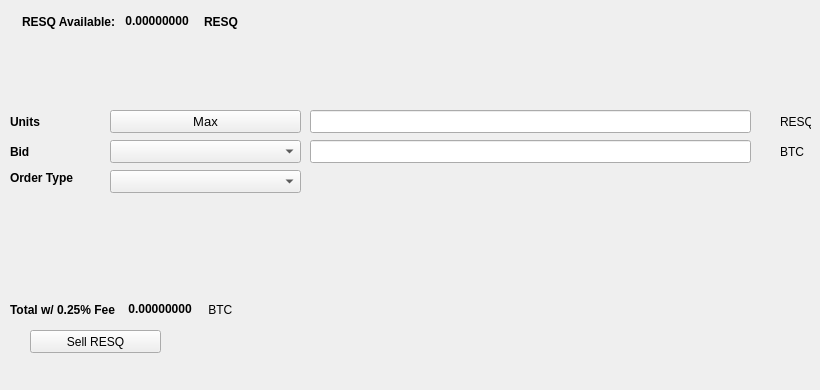
   <widget class="QWidget" name="SellTab">
    <attribute name="title">
     <string>Sell</string>
    </attribute>
    <widget class="QLabel" name="label_16">
     <property name="geometry">
      <rect>
       <x>780</x>
       <y>140</y>
       <width>31</width>
       <height>23</height>
      </rect>
     </property>
     <property name="text">
      <string>BTC</string>
     </property>
    </widget>
    <widget class="QComboBox" name="SellBidcomboBox">
     <property name="geometry">
      <rect>
       <x>110</x>
       <y>140</y>
       <width>191</width>
       <height>23</height>
      </rect>
     </property>
     <property name="font">
      <font>
       <pointsize>10</pointsize>
      </font>
     </property>
    </widget>
    <widget class="QLabel" name="label_18">
     <property name="geometry">
      <rect>
       <x>10</x>
       <y>110</y>
       <width>46</width>
       <height>23</height>
      </rect>
     </property>
     <property name="font">
      <font>
       <weight>75</weight>
       <bold>true</bold>
      </font>
     </property>
     <property name="text">
      <string>Units</string>
     </property>
    </widget>
    <widget class="QPushButton" name="Sell_Max_Amount">
     <property name="geometry">
      <rect>
       <x>110</x>
       <y>110</y>
       <width>191</width>
       <height>23</height>
      </rect>
     </property>
     <property name="font">
      <font>
       <pointsize>10</pointsize>
      </font>
     </property>
     <property name="text">
      <string>Max</string>
     </property>
    </widget>
    <widget class="QLabel" name="label_20">
     <property name="geometry">
      <rect>
       <x>10</x>
       <y>170</y>
       <width>91</width>
       <height>16</height>
      </rect>
     </property>
     <property name="font">
      <font>
       <weight>75</weight>
       <bold>true</bold>
      </font>
     </property>
     <property name="text">
      <string>Order Type</string>
     </property>
    </widget>
    <widget class="QComboBox" name="SellOrdertypeCombo">
     <property name="geometry">
      <rect>
       <x>110</x>
       <y>170</y>
       <width>191</width>
       <height>23</height>
      </rect>
     </property>
     <property name="font">
      <font>
       <pointsize>10</pointsize>
      </font>
     </property>
    </widget>
    <widget class="QLabel" name="label_21">
     <property name="geometry">
      <rect>
       <x>10</x>
       <y>140</y>
       <width>46</width>
       <height>23</height>
      </rect>
     </property>
     <property name="font">
      <font>
       <weight>75</weight>
       <bold>true</bold>
      </font>
     </property>
     <property name="text">
      <string>Bid</string>
     </property>
    </widget>
    <widget class="QLabel" name="label_22">
     <property name="geometry">
      <rect>
       <x>780</x>
       <y>110</y>
       <width>31</width>
       <height>23</height>
      </rect>
     </property>
     <property name="text">
      <string>RESQ</string>
     </property>
    </widget>
    <widget class="QLineEdit" name="UnitsInputRESQ">
     <property name="geometry">
      <rect>
       <x>310</x>
       <y>110</y>
       <width>441</width>
       <height>23</height>
      </rect>
     </property>
     <property name="font">
      <font>
       <pointsize>9</pointsize>
       <weight>75</weight>
       <bold>true</bold>
      </font>
     </property>
    </widget>
    <widget class="QLineEdit" name="SellBidPriceEdit">
     <property name="geometry">
      <rect>
       <x>310</x>
       <y>140</y>
       <width>441</width>
       <height>23</height>
      </rect>
     </property>
     <property name="font">
      <font>
       <pointsize>9</pointsize>
       <weight>75</weight>
       <bold>true</bold>
      </font>
     </property>
    </widget>
    <widget class="QPushButton" name="SellRESQBTN">
     <property name="geometry">
      <rect>
       <x>30</x>
       <y>330</y>
       <width>131</width>
       <height>23</height>
      </rect>
     </property>
     <property name="text">
      <string>Sell RESQ</string>
     </property>
     <property name="icon">
      <iconset resource="../resq">
       <normaloff>:/icons/bitcoin</normaloff>:/icons/bitcoin</iconset>
     </property>
    </widget>
    <widget class="QWidget" name="layoutWidget3">
     <property name="geometry">
      <rect>
       <x>22</x>
       <y>12</y>
       <width>258</width>
       <height>19</height>
      </rect>
     </property>
     <layout class="QHBoxLayout" name="horizontalLayout">
      <item>
       <widget class="QLabel" name="label232_2">
        <property name="font">
         <font>
          <weight>75</weight>
          <bold>true</bold>
         </font>
        </property>
        <property name="text">
         <string>RESQ Available:</string>
        </property>
       </widget>
      </item>
      <item>
       <widget class="QLabel" name="RESQAvailableLabel">
        <property name="palette">
         <palette>
          <active>
           <colorrole role="WindowText">
            <brush brushstyle="SolidPattern">
             <color alpha="255">
              <red>0</red>
              <green>0</green>
              <blue>0</blue>
             </color>
            </brush>
           </colorrole>
           <colorrole role="Button">
            <brush brushstyle="SolidPattern">
             <color alpha="255">
              <red>0</red>
              <green>170</green>
              <blue>0</blue>
             </color>
            </brush>
           </colorrole>
           <colorrole role="Light">
            <brush brushstyle="SolidPattern">
             <color alpha="255">
              <red>0</red>
              <green>255</green>
              <blue>0</blue>
             </color>
            </brush>
           </colorrole>
           <colorrole role="Midlight">
            <brush brushstyle="SolidPattern">
             <color alpha="255">
              <red>0</red>
              <green>212</green>
              <blue>0</blue>
             </color>
            </brush>
           </colorrole>
           <colorrole role="Dark">
            <brush brushstyle="SolidPattern">
             <color alpha="255">
              <red>0</red>
              <green>85</green>
              <blue>0</blue>
             </color>
            </brush>
           </colorrole>
           <colorrole role="Mid">
            <brush brushstyle="SolidPattern">
             <color alpha="255">
              <red>0</red>
              <green>113</green>
              <blue>0</blue>
             </color>
            </brush>
           </colorrole>
           <colorrole role="Text">
            <brush brushstyle="SolidPattern">
             <color alpha="255">
              <red>0</red>
              <green>170</green>
              <blue>0</blue>
             </color>
            </brush>
           </colorrole>
           <colorrole role="BrightText">
            <brush brushstyle="SolidPattern">
             <color alpha="255">
              <red>255</red>
              <green>255</green>
              <blue>255</blue>
             </color>
            </brush>
           </colorrole>
           <colorrole role="ButtonText">
            <brush brushstyle="SolidPattern">
             <color alpha="255">
              <red>0</red>
              <green>0</green>
              <blue>0</blue>
             </color>
            </brush>
           </colorrole>
           <colorrole role="Base">
            <brush brushstyle="SolidPattern">
             <color alpha="255">
              <red>255</red>
              <green>255</green>
              <blue>255</blue>
             </color>
            </brush>
           </colorrole>
           <colorrole role="Window">
            <brush brushstyle="SolidPattern">
             <color alpha="255">
              <red>0</red>
              <green>170</green>
              <blue>0</blue>
             </color>
            </brush>
           </colorrole>
           <colorrole role="Shadow">
            <brush brushstyle="SolidPattern">
             <color alpha="255">
              <red>0</red>
              <green>0</green>
              <blue>0</blue>
             </color>
            </brush>
           </colorrole>
           <colorrole role="AlternateBase">
            <brush brushstyle="SolidPattern">
             <color alpha="255">
              <red>127</red>
              <green>212</green>
              <blue>127</blue>
             </color>
            </brush>
           </colorrole>
           <colorrole role="ToolTipBase">
            <brush brushstyle="SolidPattern">
             <color alpha="255">
              <red>255</red>
              <green>255</green>
              <blue>220</blue>
             </color>
            </brush>
           </colorrole>
           <colorrole role="ToolTipText">
            <brush brushstyle="SolidPattern">
             <color alpha="255">
              <red>0</red>
              <green>0</green>
              <blue>0</blue>
             </color>
            </brush>
           </colorrole>
          </active>
          <inactive>
           <colorrole role="WindowText">
            <brush brushstyle="SolidPattern">
             <color alpha="255">
              <red>0</red>
              <green>0</green>
              <blue>0</blue>
             </color>
            </brush>
           </colorrole>
           <colorrole role="Button">
            <brush brushstyle="SolidPattern">
             <color alpha="255">
              <red>0</red>
              <green>170</green>
              <blue>0</blue>
             </color>
            </brush>
           </colorrole>
           <colorrole role="Light">
            <brush brushstyle="SolidPattern">
             <color alpha="255">
              <red>0</red>
              <green>255</green>
              <blue>0</blue>
             </color>
            </brush>
           </colorrole>
           <colorrole role="Midlight">
            <brush brushstyle="SolidPattern">
             <color alpha="255">
              <red>0</red>
              <green>212</green>
              <blue>0</blue>
             </color>
            </brush>
           </colorrole>
           <colorrole role="Dark">
            <brush brushstyle="SolidPattern">
             <color alpha="255">
              <red>0</red>
              <green>85</green>
              <blue>0</blue>
             </color>
            </brush>
           </colorrole>
           <colorrole role="Mid">
            <brush brushstyle="SolidPattern">
             <color alpha="255">
              <red>0</red>
              <green>113</green>
              <blue>0</blue>
             </color>
            </brush>
           </colorrole>
           <colorrole role="Text">
            <brush brushstyle="SolidPattern">
             <color alpha="255">
              <red>0</red>
              <green>170</green>
              <blue>0</blue>
             </color>
            </brush>
           </colorrole>
           <colorrole role="BrightText">
            <brush brushstyle="SolidPattern">
             <color alpha="255">
              <red>255</red>
              <green>255</green>
              <blue>255</blue>
             </color>
            </brush>
           </colorrole>
           <colorrole role="ButtonText">
            <brush brushstyle="SolidPattern">
             <color alpha="255">
              <red>0</red>
              <green>0</green>
              <blue>0</blue>
             </color>
            </brush>
           </colorrole>
           <colorrole role="Base">
            <brush brushstyle="SolidPattern">
             <color alpha="255">
              <red>255</red>
              <green>255</green>
              <blue>255</blue>
             </color>
            </brush>
           </colorrole>
           <colorrole role="Window">
            <brush brushstyle="SolidPattern">
             <color alpha="255">
              <red>0</red>
              <green>170</green>
              <blue>0</blue>
             </color>
            </brush>
           </colorrole>
           <colorrole role="Shadow">
            <brush brushstyle="SolidPattern">
             <color alpha="255">
              <red>0</red>
              <green>0</green>
              <blue>0</blue>
             </color>
            </brush>
           </colorrole>
           <colorrole role="AlternateBase">
            <brush brushstyle="SolidPattern">
             <color alpha="255">
              <red>127</red>
              <green>212</green>
              <blue>127</blue>
             </color>
            </brush>
           </colorrole>
           <colorrole role="ToolTipBase">
            <brush brushstyle="SolidPattern">
             <color alpha="255">
              <red>255</red>
              <green>255</green>
              <blue>220</blue>
             </color>
            </brush>
           </colorrole>
           <colorrole role="ToolTipText">
            <brush brushstyle="SolidPattern">
             <color alpha="255">
              <red>0</red>
              <green>0</green>
              <blue>0</blue>
             </color>
            </brush>
           </colorrole>
          </inactive>
          <disabled>
           <colorrole role="WindowText">
            <brush brushstyle="SolidPattern">
             <color alpha="255">
              <red>0</red>
              <green>85</green>
              <blue>0</blue>
             </color>
            </brush>
           </colorrole>
           <colorrole role="Button">
            <brush brushstyle="SolidPattern">
             <color alpha="255">
              <red>0</red>
              <green>170</green>
              <blue>0</blue>
             </color>
            </brush>
           </colorrole>
           <colorrole role="Light">
            <brush brushstyle="SolidPattern">
             <color alpha="255">
              <red>0</red>
              <green>255</green>
              <blue>0</blue>
             </color>
            </brush>
           </colorrole>
           <colorrole role="Midlight">
            <brush brushstyle="SolidPattern">
             <color alpha="255">
              <red>0</red>
              <green>212</green>
              <blue>0</blue>
             </color>
            </brush>
           </colorrole>
           <colorrole role="Dark">
            <brush brushstyle="SolidPattern">
             <color alpha="255">
              <red>0</red>
              <green>85</green>
              <blue>0</blue>
             </color>
            </brush>
           </colorrole>
           <colorrole role="Mid">
            <brush brushstyle="SolidPattern">
             <color alpha="255">
              <red>0</red>
              <green>113</green>
              <blue>0</blue>
             </color>
            </brush>
           </colorrole>
           <colorrole role="Text">
            <brush brushstyle="SolidPattern">
             <color alpha="255">
              <red>0</red>
              <green>85</green>
              <blue>0</blue>
             </color>
            </brush>
           </colorrole>
           <colorrole role="BrightText">
            <brush brushstyle="SolidPattern">
             <color alpha="255">
              <red>255</red>
              <green>255</green>
              <blue>255</blue>
             </color>
            </brush>
           </colorrole>
           <colorrole role="ButtonText">
            <brush brushstyle="SolidPattern">
             <color alpha="255">
              <red>0</red>
              <green>85</green>
              <blue>0</blue>
             </color>
            </brush>
           </colorrole>
           <colorrole role="Base">
            <brush brushstyle="SolidPattern">
             <color alpha="255">
              <red>0</red>
              <green>170</green>
              <blue>0</blue>
             </color>
            </brush>
           </colorrole>
           <colorrole role="Window">
            <brush brushstyle="SolidPattern">
             <color alpha="255">
              <red>0</red>
              <green>170</green>
              <blue>0</blue>
             </color>
            </brush>
           </colorrole>
           <colorrole role="Shadow">
            <brush brushstyle="SolidPattern">
             <color alpha="255">
              <red>0</red>
              <green>0</green>
              <blue>0</blue>
             </color>
            </brush>
           </colorrole>
           <colorrole role="AlternateBase">
            <brush brushstyle="SolidPattern">
             <color alpha="255">
              <red>0</red>
              <green>170</green>
              <blue>0</blue>
             </color>
            </brush>
           </colorrole>
           <colorrole role="ToolTipBase">
            <brush brushstyle="SolidPattern">
             <color alpha="255">
              <red>255</red>
              <green>255</green>
              <blue>220</blue>
             </color>
            </brush>
           </colorrole>
           <colorrole role="ToolTipText">
            <brush brushstyle="SolidPattern">
             <color alpha="255">
              <red>0</red>
              <green>0</green>
              <blue>0</blue>
             </color>
            </brush>
           </colorrole>
          </disabled>
         </palette>
        </property>
        <property name="font">
         <font>
          <weight>75</weight>
          <bold>true</bold>
         </font>
        </property>
        <property name="text">
         <string> 0.00000000 </string>
        </property>
        <property name="textInteractionFlags">
         <set>Qt::LinksAccessibleByMouse|Qt::TextSelectableByKeyboard|Qt::TextSelectableByMouse</set>
        </property>
       </widget>
      </item>
      <item>
       <widget class="QLabel" name="labelRESQ">
        <property name="font">
         <font>
          <weight>75</weight>
          <bold>true</bold>
         </font>
        </property>
        <property name="text">
         <string>RESQ</string>
        </property>
       </widget>
      </item>
     </layout>
    </widget>
    <widget class="QWidget" name="layoutWidget">
     <property name="geometry">
      <rect>
       <x>10</x>
       <y>300</y>
       <width>268</width>
       <height>19</height>
      </rect>
     </property>
     <layout class="QHBoxLayout" name="horizontalLayout_2">
      <item>
       <widget class="QLabel" name="label_19">
        <property name="font">
         <font>
          <weight>75</weight>
          <bold>true</bold>
         </font>
        </property>
        <property name="text">
         <string>Total w/ 0.25% Fee </string>
        </property>
       </widget>
      </item>
      <item>
       <widget class="QLabel" name="SellCostLabel">
        <property name="palette">
         <palette>
          <active>
           <colorrole role="WindowText">
            <brush brushstyle="SolidPattern">
             <color alpha="255">
              <red>0</red>
              <green>0</green>
              <blue>0</blue>
             </color>
            </brush>
           </colorrole>
           <colorrole role="Button">
            <brush brushstyle="SolidPattern">
             <color alpha="255">
              <red>0</red>
              <green>170</green>
              <blue>0</blue>
             </color>
            </brush>
           </colorrole>
           <colorrole role="Light">
            <brush brushstyle="SolidPattern">
             <color alpha="255">
              <red>0</red>
              <green>255</green>
              <blue>0</blue>
             </color>
            </brush>
           </colorrole>
           <colorrole role="Midlight">
            <brush brushstyle="SolidPattern">
             <color alpha="255">
              <red>0</red>
              <green>212</green>
              <blue>0</blue>
             </color>
            </brush>
           </colorrole>
           <colorrole role="Dark">
            <brush brushstyle="SolidPattern">
             <color alpha="255">
              <red>0</red>
              <green>85</green>
              <blue>0</blue>
             </color>
            </brush>
           </colorrole>
           <colorrole role="Mid">
            <brush brushstyle="SolidPattern">
             <color alpha="255">
              <red>0</red>
              <green>113</green>
              <blue>0</blue>
             </color>
            </brush>
           </colorrole>
           <colorrole role="Text">
            <brush brushstyle="SolidPattern">
             <color alpha="255">
              <red>0</red>
              <green>170</green>
              <blue>0</blue>
             </color>
            </brush>
           </colorrole>
           <colorrole role="BrightText">
            <brush brushstyle="SolidPattern">
             <color alpha="255">
              <red>255</red>
              <green>255</green>
              <blue>255</blue>
             </color>
            </brush>
           </colorrole>
           <colorrole role="ButtonText">
            <brush brushstyle="SolidPattern">
             <color alpha="255">
              <red>0</red>
              <green>0</green>
              <blue>0</blue>
             </color>
            </brush>
           </colorrole>
           <colorrole role="Base">
            <brush brushstyle="SolidPattern">
             <color alpha="255">
              <red>255</red>
              <green>255</green>
              <blue>255</blue>
             </color>
            </brush>
           </colorrole>
           <colorrole role="Window">
            <brush brushstyle="SolidPattern">
             <color alpha="255">
              <red>0</red>
              <green>170</green>
              <blue>0</blue>
             </color>
            </brush>
           </colorrole>
           <colorrole role="Shadow">
            <brush brushstyle="SolidPattern">
             <color alpha="255">
              <red>0</red>
              <green>0</green>
              <blue>0</blue>
             </color>
            </brush>
           </colorrole>
           <colorrole role="AlternateBase">
            <brush brushstyle="SolidPattern">
             <color alpha="255">
              <red>127</red>
              <green>212</green>
              <blue>127</blue>
             </color>
            </brush>
           </colorrole>
           <colorrole role="ToolTipBase">
            <brush brushstyle="SolidPattern">
             <color alpha="255">
              <red>255</red>
              <green>255</green>
              <blue>220</blue>
             </color>
            </brush>
           </colorrole>
           <colorrole role="ToolTipText">
            <brush brushstyle="SolidPattern">
             <color alpha="255">
              <red>0</red>
              <green>0</green>
              <blue>0</blue>
             </color>
            </brush>
           </colorrole>
          </active>
          <inactive>
           <colorrole role="WindowText">
            <brush brushstyle="SolidPattern">
             <color alpha="255">
              <red>0</red>
              <green>0</green>
              <blue>0</blue>
             </color>
            </brush>
           </colorrole>
           <colorrole role="Button">
            <brush brushstyle="SolidPattern">
             <color alpha="255">
              <red>0</red>
              <green>170</green>
              <blue>0</blue>
             </color>
            </brush>
           </colorrole>
           <colorrole role="Light">
            <brush brushstyle="SolidPattern">
             <color alpha="255">
              <red>0</red>
              <green>255</green>
              <blue>0</blue>
             </color>
            </brush>
           </colorrole>
           <colorrole role="Midlight">
            <brush brushstyle="SolidPattern">
             <color alpha="255">
              <red>0</red>
              <green>212</green>
              <blue>0</blue>
             </color>
            </brush>
           </colorrole>
           <colorrole role="Dark">
            <brush brushstyle="SolidPattern">
             <color alpha="255">
              <red>0</red>
              <green>85</green>
              <blue>0</blue>
             </color>
            </brush>
           </colorrole>
           <colorrole role="Mid">
            <brush brushstyle="SolidPattern">
             <color alpha="255">
              <red>0</red>
              <green>113</green>
              <blue>0</blue>
             </color>
            </brush>
           </colorrole>
           <colorrole role="Text">
            <brush brushstyle="SolidPattern">
             <color alpha="255">
              <red>0</red>
              <green>170</green>
              <blue>0</blue>
             </color>
            </brush>
           </colorrole>
           <colorrole role="BrightText">
            <brush brushstyle="SolidPattern">
             <color alpha="255">
              <red>255</red>
              <green>255</green>
              <blue>255</blue>
             </color>
            </brush>
           </colorrole>
           <colorrole role="ButtonText">
            <brush brushstyle="SolidPattern">
             <color alpha="255">
              <red>0</red>
              <green>0</green>
              <blue>0</blue>
             </color>
            </brush>
           </colorrole>
           <colorrole role="Base">
            <brush brushstyle="SolidPattern">
             <color alpha="255">
              <red>255</red>
              <green>255</green>
              <blue>255</blue>
             </color>
            </brush>
           </colorrole>
           <colorrole role="Window">
            <brush brushstyle="SolidPattern">
             <color alpha="255">
              <red>0</red>
              <green>170</green>
              <blue>0</blue>
             </color>
            </brush>
           </colorrole>
           <colorrole role="Shadow">
            <brush brushstyle="SolidPattern">
             <color alpha="255">
              <red>0</red>
              <green>0</green>
              <blue>0</blue>
             </color>
            </brush>
           </colorrole>
           <colorrole role="AlternateBase">
            <brush brushstyle="SolidPattern">
             <color alpha="255">
              <red>127</red>
              <green>212</green>
              <blue>127</blue>
             </color>
            </brush>
           </colorrole>
           <colorrole role="ToolTipBase">
            <brush brushstyle="SolidPattern">
             <color alpha="255">
              <red>255</red>
              <green>255</green>
              <blue>220</blue>
             </color>
            </brush>
           </colorrole>
           <colorrole role="ToolTipText">
            <brush brushstyle="SolidPattern">
             <color alpha="255">
              <red>0</red>
              <green>0</green>
              <blue>0</blue>
             </color>
            </brush>
           </colorrole>
          </inactive>
          <disabled>
           <colorrole role="WindowText">
            <brush brushstyle="SolidPattern">
             <color alpha="255">
              <red>0</red>
              <green>85</green>
              <blue>0</blue>
             </color>
            </brush>
           </colorrole>
           <colorrole role="Button">
            <brush brushstyle="SolidPattern">
             <color alpha="255">
              <red>0</red>
              <green>170</green>
              <blue>0</blue>
             </color>
            </brush>
           </colorrole>
           <colorrole role="Light">
            <brush brushstyle="SolidPattern">
             <color alpha="255">
              <red>0</red>
              <green>255</green>
              <blue>0</blue>
             </color>
            </brush>
           </colorrole>
           <colorrole role="Midlight">
            <brush brushstyle="SolidPattern">
             <color alpha="255">
              <red>0</red>
              <green>212</green>
              <blue>0</blue>
             </color>
            </brush>
           </colorrole>
           <colorrole role="Dark">
            <brush brushstyle="SolidPattern">
             <color alpha="255">
              <red>0</red>
              <green>85</green>
              <blue>0</blue>
             </color>
            </brush>
           </colorrole>
           <colorrole role="Mid">
            <brush brushstyle="SolidPattern">
             <color alpha="255">
              <red>0</red>
              <green>113</green>
              <blue>0</blue>
             </color>
            </brush>
           </colorrole>
           <colorrole role="Text">
            <brush brushstyle="SolidPattern">
             <color alpha="255">
              <red>0</red>
              <green>85</green>
              <blue>0</blue>
             </color>
            </brush>
           </colorrole>
           <colorrole role="BrightText">
            <brush brushstyle="SolidPattern">
             <color alpha="255">
              <red>255</red>
              <green>255</green>
              <blue>255</blue>
             </color>
            </brush>
           </colorrole>
           <colorrole role="ButtonText">
            <brush brushstyle="SolidPattern">
             <color alpha="255">
              <red>0</red>
              <green>85</green>
              <blue>0</blue>
             </color>
            </brush>
           </colorrole>
           <colorrole role="Base">
            <brush brushstyle="SolidPattern">
             <color alpha="255">
              <red>0</red>
              <green>170</green>
              <blue>0</blue>
             </color>
            </brush>
           </colorrole>
           <colorrole role="Window">
            <brush brushstyle="SolidPattern">
             <color alpha="255">
              <red>0</red>
              <green>170</green>
              <blue>0</blue>
             </color>
            </brush>
           </colorrole>
           <colorrole role="Shadow">
            <brush brushstyle="SolidPattern">
             <color alpha="255">
              <red>0</red>
              <green>0</green>
              <blue>0</blue>
             </color>
            </brush>
           </colorrole>
           <colorrole role="AlternateBase">
            <brush brushstyle="SolidPattern">
             <color alpha="255">
              <red>0</red>
              <green>170</green>
              <blue>0</blue>
             </color>
            </brush>
           </colorrole>
           <colorrole role="ToolTipBase">
            <brush brushstyle="SolidPattern">
             <color alpha="255">
              <red>255</red>
              <green>255</green>
              <blue>220</blue>
             </color>
            </brush>
           </colorrole>
           <colorrole role="ToolTipText">
            <brush brushstyle="SolidPattern">
             <color alpha="255">
              <red>0</red>
              <green>0</green>
              <blue>0</blue>
             </color>
            </brush>
           </colorrole>
          </disabled>
         </palette>
        </property>
        <property name="font">
         <font>
          <weight>75</weight>
          <bold>true</bold>
         </font>
        </property>
        <property name="autoFillBackground">
         <bool>false</bool>
        </property>
        <property name="text">
         <string> 0.00000000</string>
        </property>
        <property name="textInteractionFlags">
         <set>Qt::LinksAccessibleByMouse|Qt::TextSelectableByMouse</set>
        </property>
       </widget>
      </item>
      <item>
       <widget class="QLabel" name="label_17">
        <property name="font">
         <font>
          <weight>50</weight>
          <bold>false</bold>
         </font>
        </property>
        <property name="text">
         <string> BTC</string>
        </property>
       </widget>
      </item>
     </layout>
    </widget>
    <widget class="QLabel" name="label_23">
     <property name="geometry">
      <rect>
       <x>460</x>
       <y>300</y>
       <width>281</width>
       <height>81</height>
      </rect>
     </property>
     <property name="text">
      <string/>
     </property>
     <property name="pixmap">
      <pixmap>:/images/bittrex</pixmap>
     </property>
    </widget>
   </widget>
